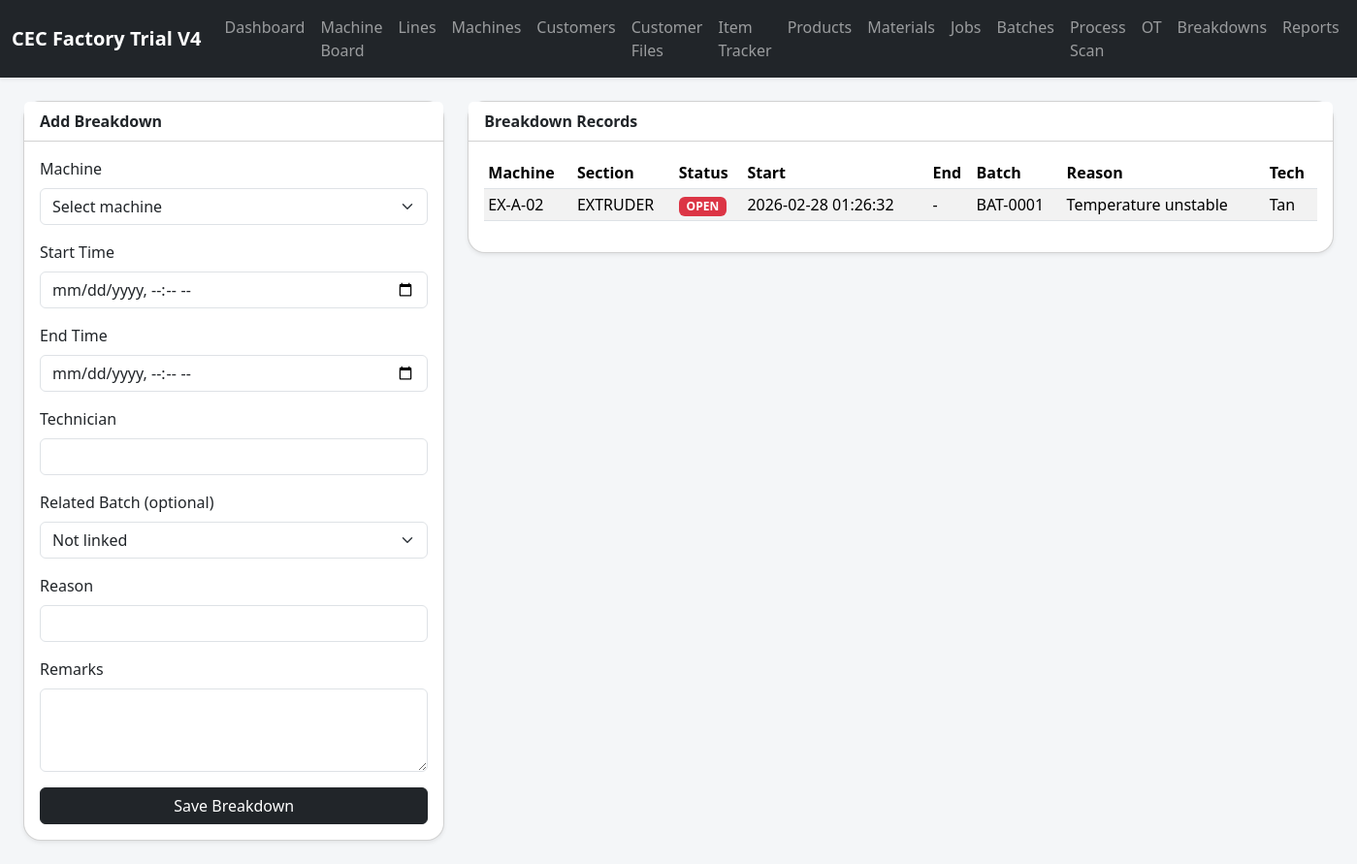
The page /breakdowns on the database its author committed.
### tables this page shows
CREATE TABLE breakdowns (
            id INTEGER PRIMARY KEY AUTOINCREMENT,
            machine_id INTEGER NOT NULL,
            machine_name TEXT NOT NULL,
            section_name TEXT NOT NULL,
            start_time TEXT NOT NULL,
            end_time TEXT,
            technician_name TEXT,
            batch_id INTEGER,
            reason TEXT NOT NULL,
            remarks TEXT,
            status TEXT NOT NULL DEFAULT 'OPEN',
            created_at TEXT NOT NULL DEFAULT CURRENT_TIMESTAMP,
            FOREIGN KEY(machine_id) REFERENCES machines(id),
            FOREIGN KEY(batch_id) REFERENCES batches(id)
        );

CREATE TABLE machines (
            id INTEGER PRIMARY KEY AUTOINCREMENT,
            machine_code TEXT UNIQUE NOT NULL,
            machine_name TEXT NOT NULL,
            section_name TEXT NOT NULL,
            process_name TEXT NOT NULL,
            line_id INTEGER,
            status TEXT NOT NULL DEFAULT 'IDLE',
            is_active INTEGER NOT NULL DEFAULT 1,
            last_activity_at TEXT,
            current_batch_id INTEGER,
            current_note TEXT,
            created_at TEXT NOT NULL DEFAULT CURRENT_TIMESTAMP,
            FOREIGN KEY(line_id) REFERENCES production_lines(id),
            FOREIGN KEY(current_batch_id) REFERENCES batches(id)
        );

CREATE TABLE batches (
            id INTEGER PRIMARY KEY AUTOINCREMENT,
            batch_no TEXT UNIQUE NOT NULL,
            job_id INTEGER NOT NULL,
            recipe_code TEXT,
            planned_input_kg REAL NOT NULL,
            current_process TEXT NOT NULL DEFAULT 'NOT_STARTED',
            status TEXT NOT NULL DEFAULT 'OPEN',
            barcode_text TEXT NOT NULL,
            assigned_line_id INTEGER,
            created_at TEXT NOT NULL DEFAULT CURRENT_TIMESTAMP,
            FOREIGN KEY(job_id) REFERENCES jobs(id),
            FOREIGN KEY(assigned_line_id) REFERENCES production_lines(id)
        );

### app.py (the view, shortened to what this page needs)
@app.route('/breakdowns', methods=['GET', 'POST'])
def breakdowns():
    machines_list = query_all(
        '''SELECT m.id, m.machine_code, m.machine_name, m.section_name, pl.name AS line_name
           FROM machines m
           LEFT JOIN production_lines pl ON m.line_id = pl.id
           WHERE m.is_active = 1
           ORDER BY m.section_name, m.machine_code'''
    )
    batches_list = query_all('SELECT id, batch_no FROM batches ORDER BY id DESC')
    rows = query_all(
        '''
        SELECT d.*, b.batch_no, m.machine_code
        FROM breakdowns d
        LEFT JOIN batches b ON d.batch_id = b.id
        LEFT JOIN machines m ON d.machine_id = m.id
        ORDER BY datetime(d.start_time) DESC, d.id DESC
        '''
    )
    return render_template('breakdowns.html', rows=rows, machines=machines_list, batches=batches_list)

### app.py (called while the page is built)
def get_db() -> sqlite3.Connection:
    if 'db' not in g:
        conn = sqlite3.connect(DB_PATH)
        conn.row_factory = sqlite3.Row
        g.db = conn
    return g.db

def query_all(sql: str, params: tuple = ()) -> list[sqlite3.Row]:
    cur = get_db().execute(sql, params)
    rows = cur.fetchall()
    cur.close()
    return rows

### templates/breakdowns.html (shortened to what this page needs)
{% extends 'base.html' %}
{% block content %}
<div class="row g-4">
  <div class="col-lg-4">
    <div class="card shadow-sm">
      <div class="card-header bg-white"><strong>Add Breakdown</strong></div>
      <div class="card-body">
        <form method="post">
          <div class="mb-3"><label class="form-label">Machine</label>
            <select class="form-select" name="machine_id" required>
              <option value="">Select machine</option>
            </select>
          </div>
          <div class="mb-3"><label class="form-label">Start Time</label><input class="form-control" type="datetime-local" name="start_time" required></div>
          <div class="mb-3"><label class="form-label">End Time</label><input class="form-control" type="datetime-local" name="end_time"></div>
          <div class="mb-3"><label class="form-label">Technician</label><input class="form-control" name="technician_name"></div>
          <div class="mb-3"><label class="form-label">Related Batch (optional)</label>
            <select class="form-select" name="batch_id">
              <option value="">Not linked</option>
            </select>
          </div>
          <div class="mb-3"><label class="form-label">Reason</label><input class="form-control" name="reason" required></div>
          <div class="mb-3"><label class="form-label">Remarks</label><textarea class="form-control" name="remarks" rows="3"></textarea></div>
          <button class="btn btn-dark w-100">Save Breakdown</button>
        </form>
      </div>
    </div>
  </div>
  <div class="col-lg-8">
    <div class="card shadow-sm">
      <div class="card-header bg-white"><strong>Breakdown Records</strong></div>
      <div class="card-body table-responsive">
        <table class="table table-striped table-sm align-middle">
          <thead><tr><th>Machine</th><th>Section</th><th>Status</th><th>Start</th><th>End</th><th>Batch</th><th>Reason</th><th>Tech</th></tr></thead>
          <tbody>
            {% for row in rows %}
            <tr>
              <td>{{ row.machine_code or row.machine_name }}</td>
              <td>{{ row.section_name }}</td>
              <td><span class="badge text-bg-{{ 'danger' if row.status == 'OPEN' else 'secondary' }}">{{ row.status }}</span></td>
              <td>{{ row.start_time }}</td>
              <td>{{ row.end_time or '-' }}</td>
              <td>{{ row.batch_no or '-' }}</td>
              <td>{{ row.reason }}</td>
              <td>{{ row.technician_name or '-' }}</td>
            </tr>
            {% else %}
            <tr><td colspan="8" class="text-center text-muted">No breakdown records yet.</td></tr>
            {% endfor %}
          </tbody>
        </table>
      </div>
    </div>
  </div>
</div>
{% endblock %}

### static/style.css (style rules this page uses)
body { background: #f4f6f8; }
.card, .machine-tile { border-radius: 18px; }
.table thead th { white-space: nowrap; }

### rows shown on the page
breakdowns: machine_code "EX-A-02", section_name "EXTRUDER", status "OPEN", start_time "2026-02-28 01:26:32", end_time "-", batch_no "BAT-0001", reason "Temperature unstable", technician_name "Tan"
